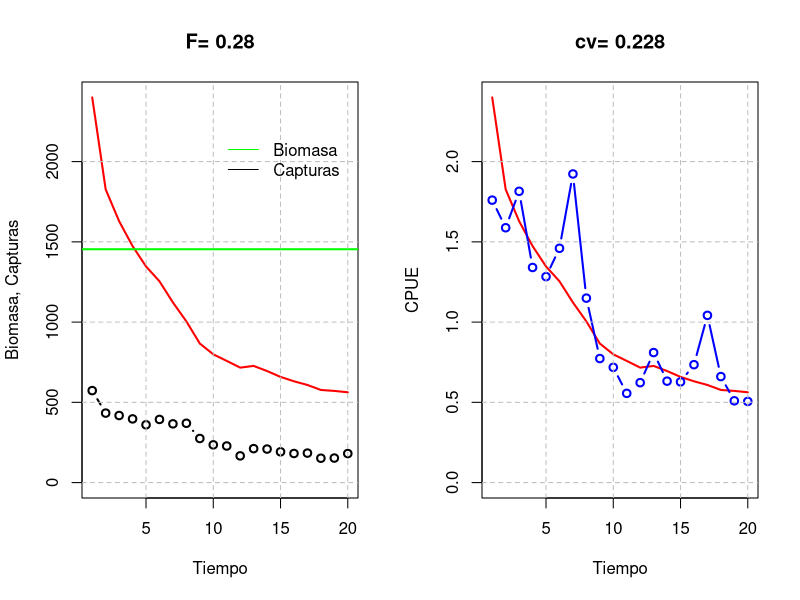

Here is the R script that generated this plot:
rm(list=ls())

K=2400
r=0.65
p=2.5
q=1e-3
n=20
sigma=0.2

Brms=K*(1/(1+p)^(1/p))
Rms=r/p*Brms*(1-(Brms/K)^p)
Frms=Rms/Brms
F=1.5*Frms

Biom=rep(0,1,n)
Y=rep(0,1,n)
Biom[1]=K
Y[1]=F*Biom[1]*exp(rnorm(1,0,0.1))

for (t in 2:n)
{
  Biom[t]=Biom[t-1] + r/p*Biom[t-1]*(1-(Biom[t-1]/K)^p) - Y[t-1]
  Y[t]=F*Biom[t]*exp(rnorm(1,0,0.1))
}

CPUEteo=q*Biom
CPUEdat=CPUEteo*exp(rnorm(10,0,sigma))
cv=sd(log(CPUEdat)-log(CPUEteo))


#Graficos
par(mfrow = c(1, 2))
t=seq(1,n)
plot(t,Biom,type="l",lwd=2,xlab="Tiempo", ylab="Biomasa, Capturas",col="red",ylim=c(0,K),
     main=paste("F=",round(F,2)))
lines(t,Y,type="b",col="black",lwd=2)
abline(h=Brms,col="green",lwd=2)
grid(nx = NULL, ny = NULL, lty = 2, col = "gray",lwd = 1)
legend(10,2200, legend=c("Biomasa","Capturas"),col=c("green","black"),lty=1,bty="n")

plot(t,CPUEteo,type="l",lwd=2,xlab="Tiempo", ylab="CPUE",col="red",ylim=c(0,q*K),
     main=paste("cv=",round(cv,3)))
lines(t,CPUEdat,type="b",col="blue",lwd=2)
abline(h=Brms,col="green",lwd=2)
grid(nx = NULL, ny = NULL, lty = 2, col = "gray",lwd = 1)




